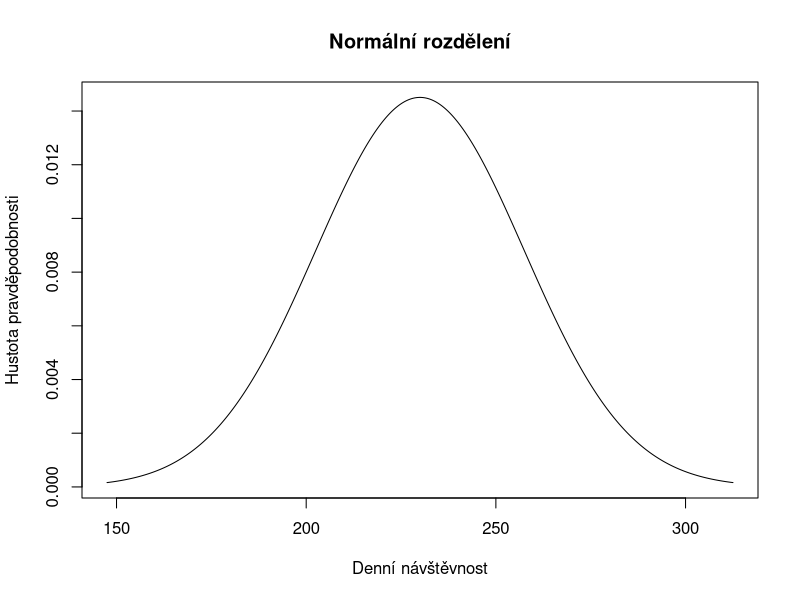

Source code (R):
## ---- chunk 1
knitr::opts_chunk$set(echo = TRUE)
## ---- chunk 2
230-3*27.5
## ---- chunk 3
x=seq(147.5,312.5,length=1000)
plot(x,dnorm(x,230,27.5),type="l",xlab="Denní návštěvnost",ylab="Hustota pravděpodobnosti",main="Normální rozdělení")
